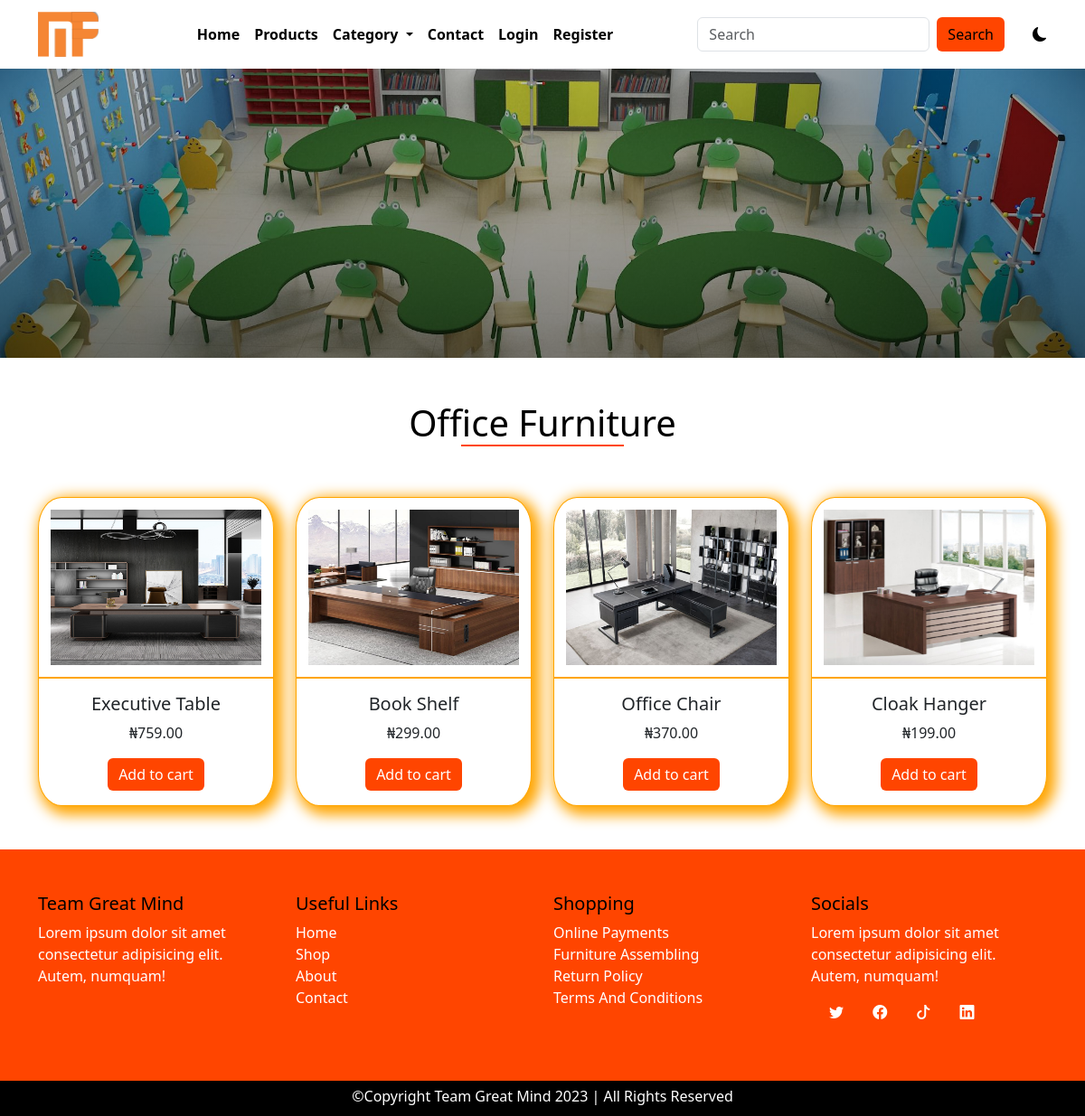
The page /category/3/office-furniture on the database its author committed.
### main/models.py (models this page shows, shortened)
class AppInfo(models.Model):
    appname = models.CharField(max_length=50)
    logo = models.ImageField(upload_to='logo')
    carousel1 = models.ImageField(upload_to='carousel')
    carousel2 = models.ImageField(upload_to='carousel')
    carousel3 = models.ImageField(upload_to='carousel')
    banner = models.ImageField(upload_to='banner')
    copyright = models.IntegerField()

class Category(models.Model):
    name = models.CharField(max_length=50)
    slug = models.SlugField(unique=True)
    img = models.ImageField(upload_to='catimg')

class Product(models.Model):
    category = models.ForeignKey(Category, on_delete=models.CASCADE)
    name = models.CharField(max_length=50)
    slug = models.SlugField(unique=True)
    pix = models.ImageField(upload_to='pix')
    price = models.DecimalField(max_digits=5, decimal_places=2)
    discount_price = models.DecimalField(max_digits=5, decimal_places=2, blank=True, null=True)
    description = models.TextField()
    featured = models.BooleanField(default=False)
    uploaded = models.DateField(auto_now=True)
    edited = models.DateField(auto_now_add=True)

### main/views.py (the view)
# urls.py: path('category/<str:id>/<slug:slug>', views.category, name='category'),
def category(request, id, slug):
    categ = Category.objects.get(pk=id)
    catprod = Product.objects.filter(category_id = id)
    context = {
        'categ':categ,
        'catprod':catprod
    }
    return render(request, 'category.html', context)

### main/context_processor.py (called while the page is built)
def dropdown(request):
    info = AppInfo.objects.get(pk=1)
    fdog = Category.objects.all()
    context = {
        'info':info,
        'fdog':fdog,
    }
    return context

def cartcount(request):
    count = Cart.objects.filter(user__username = request.user.username, paid=False)
    itemcount = 0
    for item in count:
        itemcount += item.quantity
    context = {
        'itemcount':itemcount
    }
    return context

### main/templates/category.html (shortened to what this page needs)
{% extends 'base.html' %}
{% block header %} {% include 'header.html' %} {% endblock header %}
{% block banner %} {% include 'banner.html' %} {% endblock banner %}
{% block content %}
<div class="container">
  <div class="row mt-5 mb-5">
    <h1 class="title">{{categ.name|title}}</h1>
    {% for item in catprod %}
      <div class="col-12 col-md-6 col-lg-3 mt-5 product">
        <div class="card">
          <a href="{% url 'detail' item.id item.slug %}"><img src="{{item.pix.url}}" class="card-img-top" alt="..."></a>
          <div class="card-body">
            <h5 class="card-title">{{item.name|title}}</h5>
            <p class="card-text">₦{{item.price}}</p>
            <a href="#" class="btn btn-primary">Add to cart</a>
          </div>
        </div>
      </div>
    {% endfor %}
  </div>
</div>
{% endblock content %}
{% block footer %} {% include 'footer.html' %} {% endblock footer %}

### main/templates/header.html (shortened to what this page needs)
<nav class="navbar navbar-expand-lg">
    <div class="container">
        <a class="navbar-brand" href="#"><img src="{{info.logo.url}}" alt="" style="height: 50px;"></a>
        <div class="collapse navbar-collapse" id="navbarSupportedContent">
        <ul class="navbar-nav mx-auto mb-2 mb-lg-0">
            {% if user.is_authenticated %}
            <li class="nav-item">
                <a class="nav-link" aria-current="page" href="{% url 'home' %}">Home</a>
            </li>
            <li class="nav-item">
                <a class="nav-link" href="{% url 'products' %}">Products</a>
            </li>
            <li class="nav-item dropdown">
                <a class="nav-link dropdown-toggle" href="#" role="button" data-bs-toggle="dropdown" aria-expanded="false">
                    Category
                </a>
                <ul class="dropdown-menu">
                    {% for item in fdog %}
                        <li><a class="dropdown-item" href="{% url 'category' item.id item.slug %}">{{item.name|title}}</a></li>
                    {% endfor %}
                </ul>
            </li>
            <li class="nav-item">
                <a class="nav-link" href="{% url 'contact' %}">Contact</a>
            </li>
            <li class="nav-item">
                <a class="nav-link" href="{% url 'cart' %}">
                    <div class="wrapper">
                        <i class="bi bi-cart4"></i>
                        <span class="badge">{{itemcount}}</span>
                    </div>
                </a>
            </li>
            <li class="nav-item dropdown">
                <a class="nav-link dropdown-toggle" href="#" role="button" data-bs-toggle="dropdown" aria-expanded="false">
                    {% if user.customer %}
                        <img src="{{user.customer.pix.url}}" style="height: 30px;" alt="">
                    {% endif %}
                    <span>Hi! {{user.username}}</span>
                </a>
                <ul class="dropdown-menu">
                    <li><a class="dropdown-item" href="{% url 'profile' %}">Profile</a></li>
                    <li><a class="dropdown-item" href="{% url 'signout' %}">Logout</a></li>
                </ul>
            </li>
            {% else %}
            <li class="nav-item">
                <a class="nav-link" aria-current="page" href="{% url 'home' %}">Home</a>
            </li>
            <li class="nav-item">
                <a class="nav-link" href="{% url 'products' %}">Products</a>
            </li>
            <li class="nav-item dropdown">
                <a class="nav-link dropdown-toggle" href="#" role="button" data-bs-toggle="dropdown" aria-expanded="false">
                    Category
                </a>
            </li>
            <li class="nav-item">
                <a class="nav-link" href="{% url 'contact' %}">Contact</a>
            </li>
            <li class="nav-item">
                <a class="nav-link" href="{% url 'signin' %}">Login</a>
            </li>
            <li class="nav-item">
                <a class="nav-link" href="{% url 'signup' %}">Register</a>
            </li>
            {% endif %}
        </ul>
        <form class="d-flex search" role="search" action="{% url 'search' %}" method="POST">
            <input class="form-control me-2" name="search" type="search" placeholder="Search" aria-label="Search">
            <button class="btn btn-outline-success" type="submit">Search</button>
        </form>
        <div class="samson">
          <i class="bi bi-moon-fill"></i>
        </div>
        </div>
    </div>
</nav>

### main/static/css/style.css (style rules this page uses)
* { padding: 0%; margin: 0%; box-sizing: border-box; }
.samson { margin-left: 3%; cursor: pointer; }
:root { --bg: white; --icon: black; --text: black; }
body { background: var(--bg) !important; color: var(--text) !important; overflow: hidden; }
.navbar { background: var(--bg) !important; }
.navbar-nav a { color: var(--text); font-weight: 600; }
.search button { background-color: orangered; border: none; color: black; font-weight: 500; }
.title { text-transform: capitalize; text-align: center; }
.title::after { content: ''; display: block; width: 180px; height: 2px; background-color: orangered; margin-left: auto; margin-right: auto; }
.product .card { border: 1px solid orange; border-radius: 10%; box-shadow: 5px 5px 15px 5px orange; transition: 1s; }
.product img { padding: 5%; height: 200px; border-bottom: 2px solid orange; }
.product .card-body { text-align: center; }
.product .btn { background-color: orangered; border: none; }

### rows shown on the page
AppInfo: logo (picture)
Category: name "Office Furniture"
Product: pix (picture), name "Executive Table", price "759.00"
Product: pix (picture), name "Book Shelf", price "299.00"
Product: pix (picture), name "Office Chair", price "370.00"
Product: pix (picture), name "Cloak Hanger", price "199.00"
